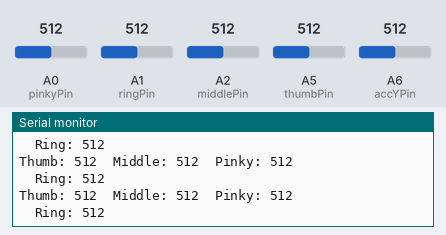
The sketch below on a simulated Arduino Nano, built with avr-gcc and run on an emulated ATmega328P. On the bench: the last lines printed to the serial monitor. The inputs (shaded band) are chosen by the test bench; at power-on: A0 (pinkyPin) = 512, A1 (ringPin) = 512, A2 (middlePin) = 512, A5 (thumbPin) = 512, A6 (accYPin) = 512.

Above: at 1.2 s.
1.3 s: A0 (pinkyPin) set to 440
At 1.86 s:
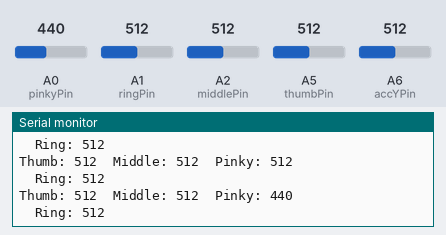
2.8 s: A1 (ringPin) set to 440
At 3.36 s:
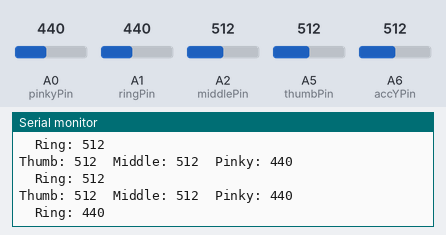
4.3 s: A2 (middlePin) set to 440
At 4.36 s:
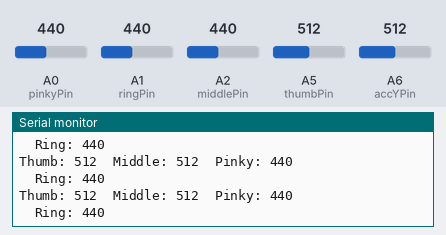
5.8 s: A5 (thumbPin) set to 440
At 5.87 s:
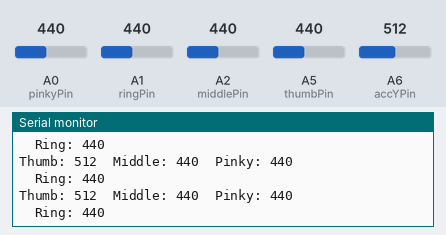
7.3 s: A0 (pinkyPin) set to 460
At 7.37 s:
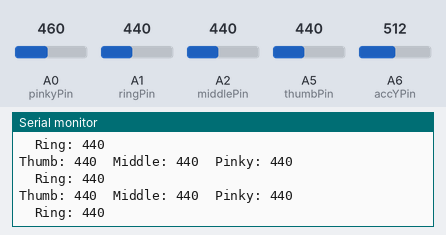
8.8 s: A1 (ringPin) set to 460
At 8.88 s:
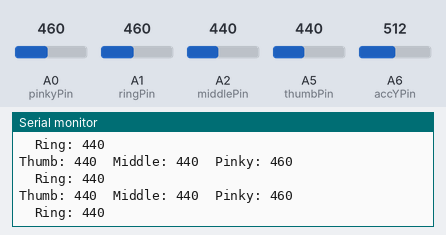
Timing chart, 0 to 11.3 s (numbered marks = the images above; inputs shaded):
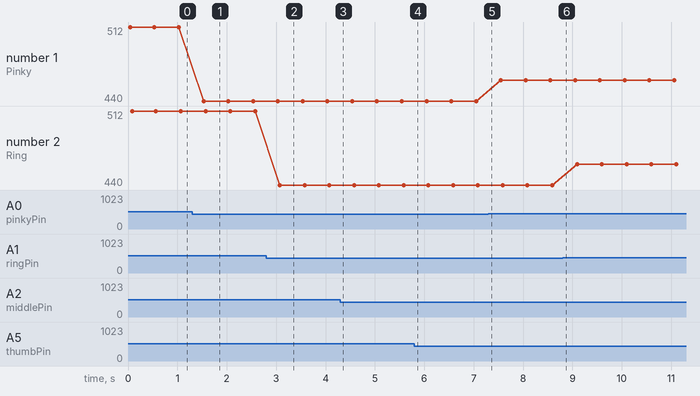

The sketch:

A_handSign.ino
```cpp
#include <SoftwareSerial.h>


SoftwareSerial BT(4, 5); // RX, TX

const int ringPin = A1;
const int thumbPin = A5;
const int middlePin = A2;
const int pinkyPin = A0;

int thumbBend = 500;
int middleBend = 500;
int pinkyBend = 500;

void setup() {
  Serial.begin(9600);
  BT.begin(9600);

  Serial.println("Sign Language to Text Converter Started");
}

void loop() {
  // Read sensor values
  int thumbVal = analogRead(thumbPin);
  int middleVal = analogRead(middlePin);
  int pinkyVal = analogRead(pinkyPin);
  int ringVal = analogRead(ringPin);
  int accXPin = A5;
  int accYPin = A6;
  int accX = analogRead(accXPin);
  int accY = analogRead(accYPin);


unsigned long lastClearTime = 0;


  Serial.print("Thumb: "); Serial.print(thumbVal);
  Serial.print("  Middle: "); Serial.print(middleVal);
  Serial.print("  Pinky: "); Serial.println(pinkyVal);
  Serial.print("  Ring: "); Serial.println(ringVal);

  if (
      thumbVal<410&&
      thumbVal > 400&&
      middleVal <87 &&
      middleVal >40 &&
      ringVal <346 &&
      pinkyVal <136
     )
    {
    Serial.println("LUMA");
    BT.println("LUMA");
    delay(500);
    }
  else if (thumbVal >=405&&
           thumbVal <417)
    {Serial.println("Hello");
    BT.println("Hello");
    delay(500);
    }

   else if (thumbVal >=377&&
            thumbVal<400 )
    {Serial.println("Let's Play");
    BT.println("Let's Play");
    delay(2000);;
    }
    else if (thumbVal <340 && middleVal <74 )
    {Serial.println("We are");
    BT.println("We are");
    delay(500);
    }

  else if (accX < 400 && accY < 400) {
    if (millis() - lastClearTime > 450) {
      BT.println(" ");
      Serial.println("[SCREEN CLEARED]");
    }
  }
delay(500);
}
```

Measured:
- after the input at 1.3 s, the serial monitor: prints a new line after 0.23 s (image 1)
- after the input at 2.8 s, the serial monitor: prints a new line after 0.27 s (image 2)
- plotted number 1: 512 → 440 after the input at 1.3 s, 440 → 460 after the input at 7.3 s
